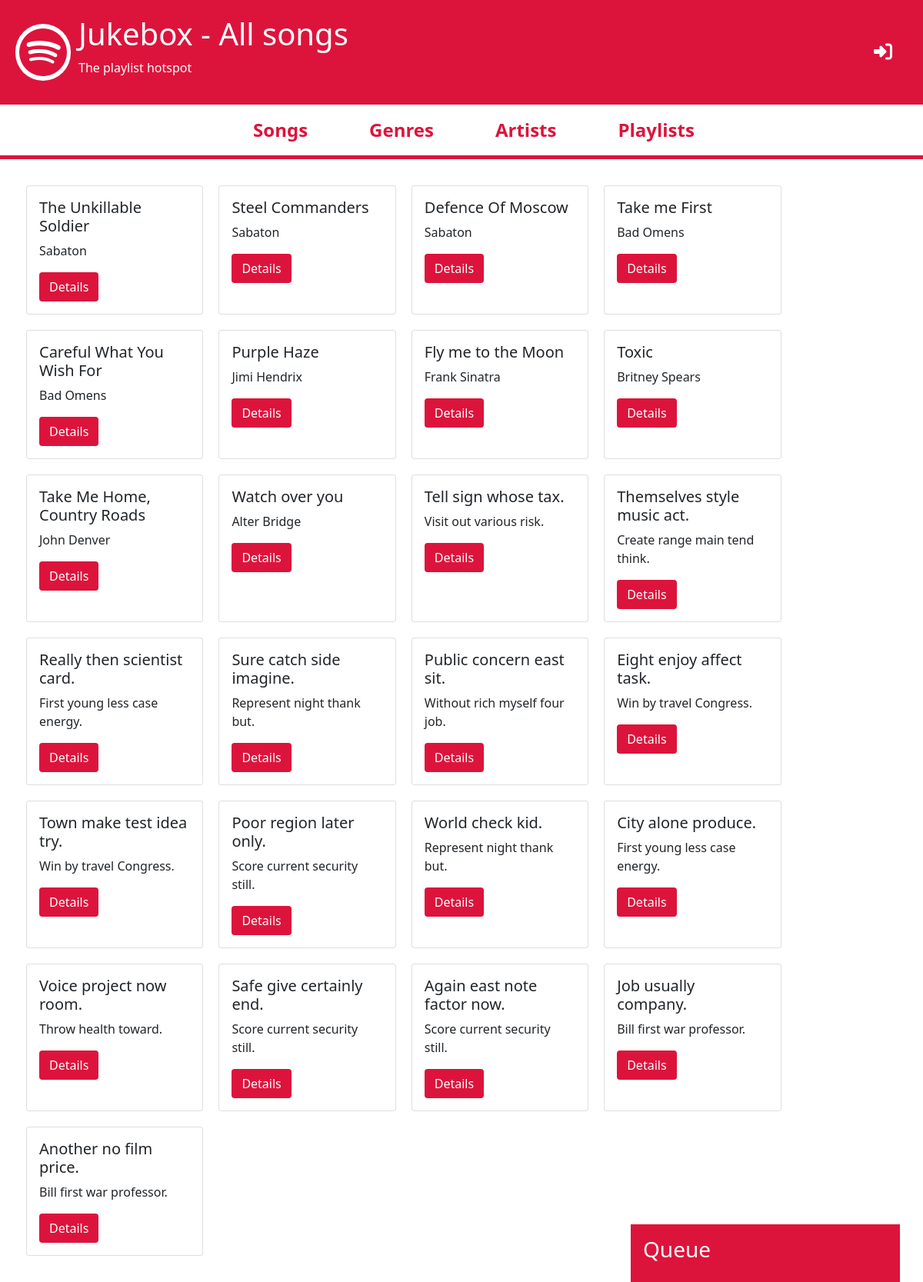
/song/, run on an earlier commit of the app's database.
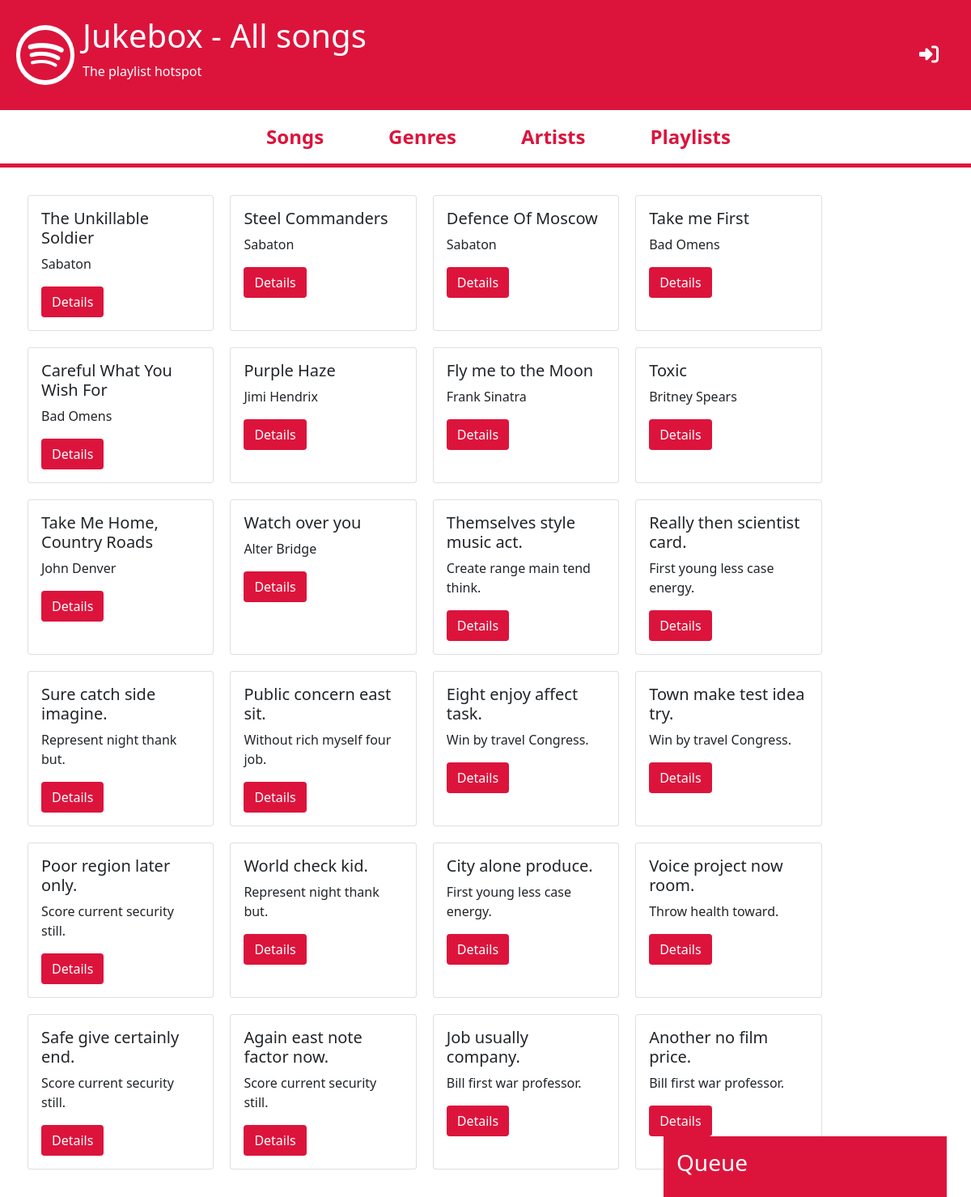
And on a later commit of the database.
### song/models.py (models this page shows, shortened)
class Song(models.Model):
    name = models.CharField(max_length=30)
    link = models.CharField(max_length=11)
    duration = models.DurationField(default=timedelta(days=0,seconds=0,microseconds=0))
    views = models.IntegerField(default=0, editable=False)
    dateAdded = models.DateField(default=timezone.now, editable=False)
    artist = models.ForeignKey(Artist, on_delete=models.CASCADE)
    genre = models.ManyToManyField(Genre)
    def get_absolute_url(self):
        return reverse("song_detail", kwargs={"song_id": self.id})

### artist/models.py (models this page shows, shortened)
class Artist(models.Model):
    name = models.CharField(max_length=30, unique=True)
    description = models.TextField()
    image = models.ImageField(upload_to='images/artists/', default='/images/default/placeholder.png')
    clicks = models.IntegerField(editable = False, default = 0)
    def __str__(self):
        return self.name

### song/views.py (the view)
# urls.py: path('song/', song_list_view, name='song_list'),
def song_list_view(request):
    querylist = Song.objects.all()
    context = {
        'page_title': 'All songs',
        'object_list': querylist,
    }
    return render(request, 'song/song_list.html', context)

### song/templates/song/song_list.html (shortened to what this page needs)
{% extends 'base.html' %}
{% block content %}
<div class="list_container p-4">
    {% for song in object_list %}
        <div class="card" style="width: 20%;">
            <div class="card-body">
              <h5 class="card-title">{{ song.name }}</h5>
              <p class="card-text">{{ song.artist }}</p>
              <a href="{{ song.get_absolute_url }}" class="btn">Details</a>
            </div>
        </div>
    {% endfor %}
</div>
{% endblock %}

What changed in the data, as far as the page shows it:
removed Song: name "Tell sign whose tax.", artist "Visit out various risk."
